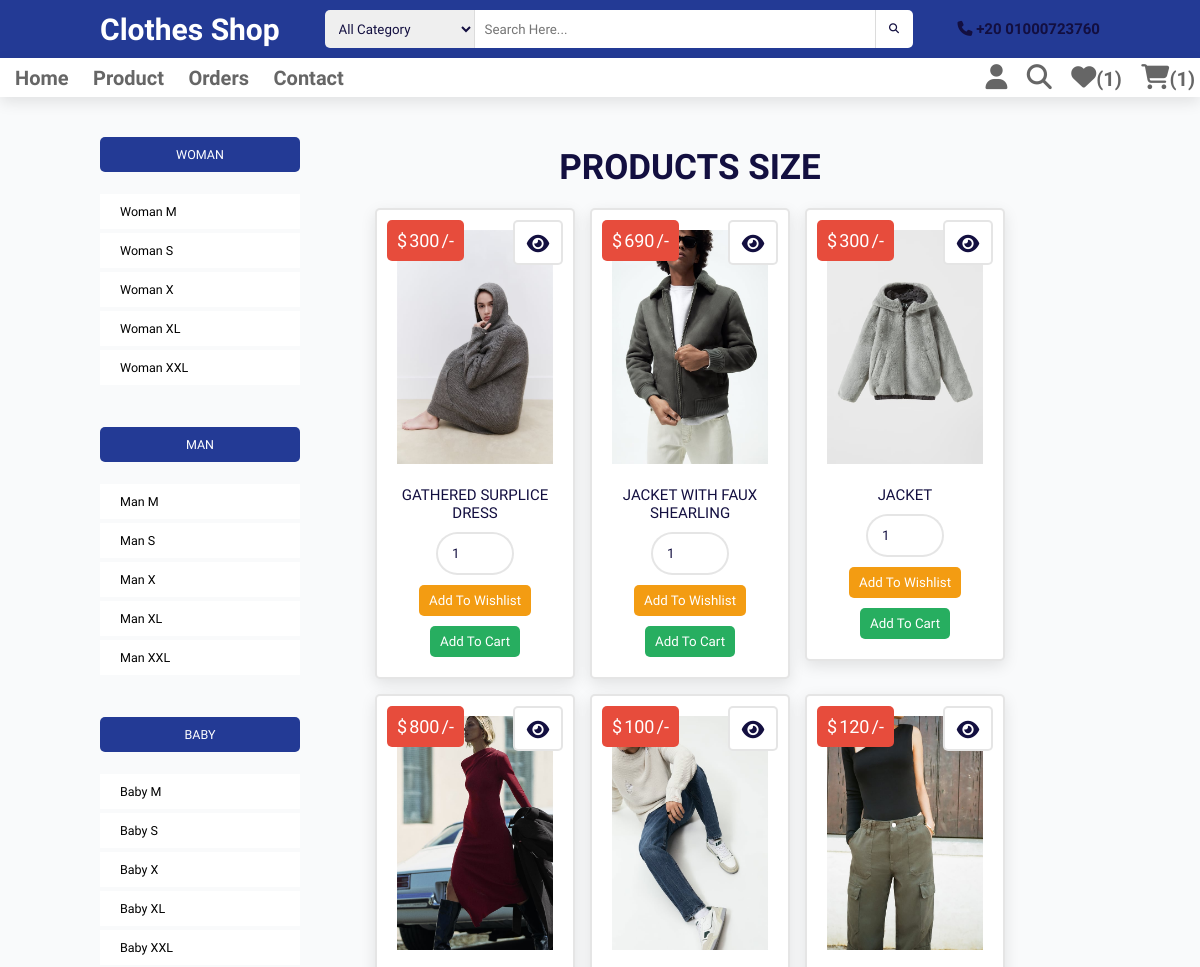
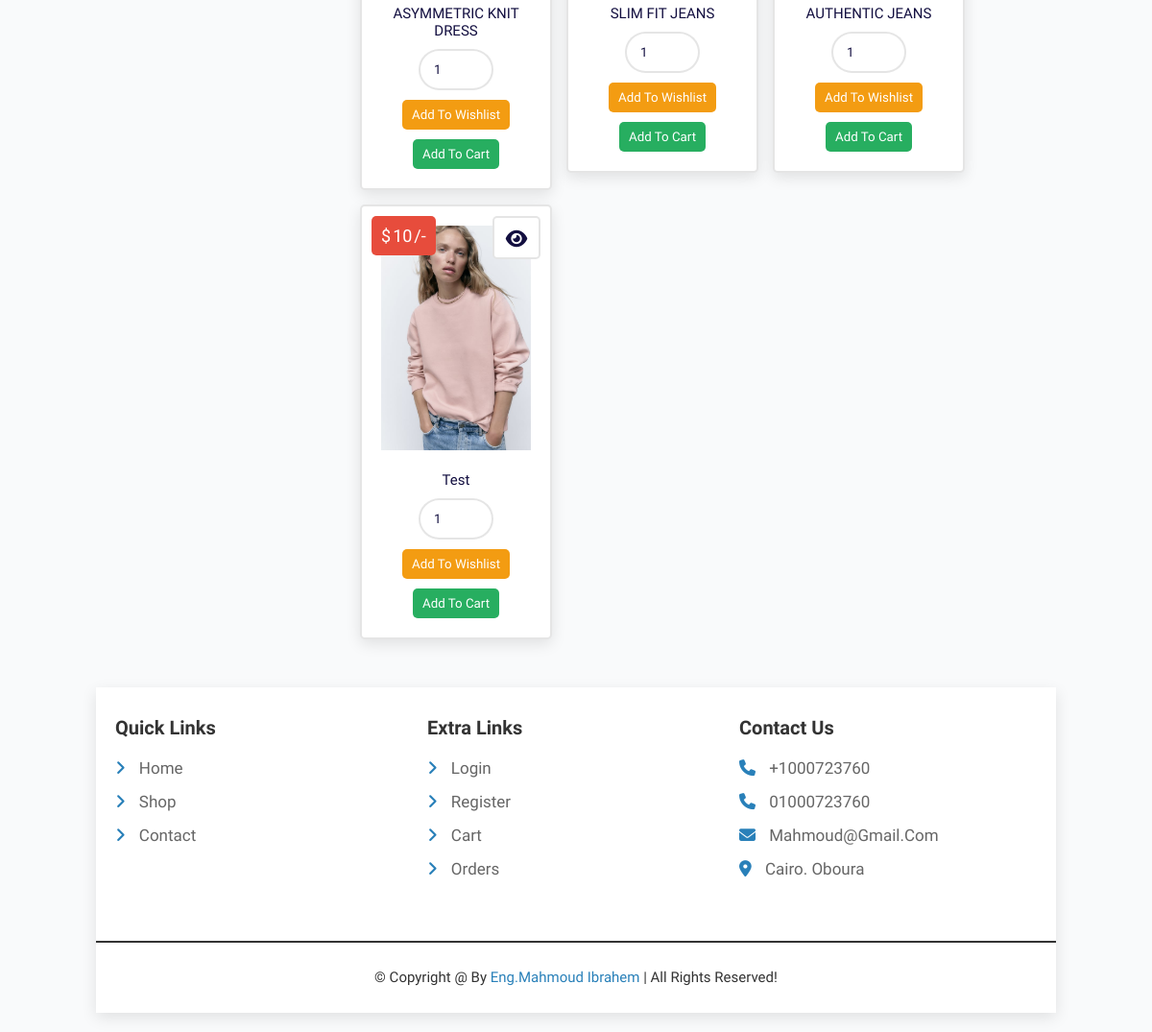
The app's page /size.php?size=m (signed in) with its own data (2 pictures, top to bottom).
### tables this page shows
CREATE TABLE `products` (
  `id` int(100) NOT NULL,
  `name` varchar(100) NOT NULL,
  `category` varchar(20) NOT NULL,
  `size` text NOT NULL,
  `tow` varchar(250) NOT NULL,
  `details` varchar(500) NOT NULL,
  `price` int(100) NOT NULL,
  `image` varchar(100) NOT NULL
);

### size.php (the view, shortened to what this page needs)
<?php
@include 'config.php';
?>
<!DOCTYPE html>
<html lang="en">
<head>
   <link rel="stylesheet" href="https://cdnjs.cloudflare.com/ajax/libs/font-awesome/6.1.1/css/all.min.css">
   <link rel="stylesheet" href="css/style.css">
   <link rel="stylesheet" href="css/index.css">
</head>
<body>
<?php include 'header.php'; ?>
<div class="container">
        <div class="left_contain left">
        <div class="row_size">
                <div class="title">Woman</div>
                <ul>
                    <li>
                    <a href="category.size.php?tow=WM">Woman M</a>
                    </li>
                    <li>
                    <a href="category.size.php?tow=WS">Woman S</a>
                    </li>
                    <li>
                    <a href="category.size.php?tow=WX">Woman X</a>
                    </li>
                    <li>
                    <a href="category.size.php?tow=WXL">Woman XL</a>
                    </li><li>
                    <a href="category.size.php?tow=WXXL">Woman XXL</a>
                    </li>
                </ul>
            </div>
            <div class="row_size">
                <div class="title">
                   Man
                 </div>
                 <ul>
                    <li>
                    <a href="category.size.php?tow=MM">Man M</a>
                    </li>
                    <li>
                    <a href="category.size.php?tow=MS">Man S</a>
                    </li>
                    <li>
                    <a href="category.size.php?tow=MX">Man X</a>
                    </li>
                    <li>
                    <a href="category.size.php?tow=MXL">Man XL</a>
                    </li><li>
                    <a href="category.size.php?tow=MXXL">Man XXL</a>
                    </li>
                </ul>
            </div>
            <div class="row_color">
                <div class="title">
                   BaBy
                </div>
                <ul>
                    <li>
                    <a href="category.size.php?tow=BM">Baby M</a>
                    </li>
                    <li>
                    <a href="category.size.php?tow=BS">Baby S</a>
                    </li>
                    <li>
                    <a href="category.size.php?tow=BX">Baby X</a>
                    </li>
                    <li>
                    <a href="category.size.php?tow=BXL">Baby XL</a>
                    </li><li>
                    <a href="category.size.php?tow=BXXL">Baby XXL</a>
                    </li>
                </ul>
            </div>
        </div>
<section class="products">
   <h1 class="title">products size</h1>
   <div class="box-container">
   <?php
      $size_name = $_GET['size'];
      $select_products = $conn->prepare("SELECT * FROM `products` WHERE size = ?");
      $select_products->execute([$size_name]);
      if($select_products->rowCount() > 0){
         while($fetch_products = $select_products->fetch(PDO::FETCH_ASSOC)){
   ?>
   <form action="" class="box" method="POST">
      <div class="price">$<span><?= $fetch_products['price']; ?></span>/-</div>
      <a href="view_page.php?pid=<?= $fetch_products['id']; ?>" class="fas fa-eye"></a>
      <img src="uploaded_img/<?= $fetch_products['image']; ?>" alt="">
      <div class="name"><?= $fetch_products['name']; ?></div>
      <input type="number" min="1" value="1" name="p_qty" class="qty">
      <input type="submit" value="add to wishlist" class="option-btn" name="add_to_wishlist">
      <input type="submit" value="add to cart" class="btn" name="add_to_cart">
   </form>
   <?php
         }
      }else{
         echo '<p class="empty">no products available!</p>';
      }
   ?>
   </div>
</section>
<?php include 'footer.php'; ?>
</body>
</html>

### css/style.css (style rules this page uses)
.products .box-container { display: grid; grid-template-columns: repeat(auto-fit, 20rem); gap:1.5rem; justify-content: center; align-items: flex-start; }
.products .box-container .box { padding:2rem; text-align: center; border:var(--border); background-color: var(--white); box-shadow: var(--box-shadow); border-radius: .5rem; position: relative; }
.products .box-container .box .price { position: absolute; top:1rem; left:1rem; padding:1rem; border-radius: .5rem; background-color: var(--red); font-size: 1.8rem; color:var(--white); }
.products .box-container .box .price span { color:var(--white); margin:0 .2rem; }
.products .box-container .box .fa-eye { position: absolute; top:1rem; right:1rem; border-radius: .5rem; height: 4.5rem; line-height: 4.3rem; width: 5rem; border:var(--border); color:var(--black); font-size: 2rem; background-color: var(--white); }
.products .box-container .box img { width: 100%; margin-bottom: 1rem; }
.products .box-container .box .name { font-size: 1.5rem; color:var(--black); padding:1rem 0; }
.products .box-container .box .qty { border-radius: 5rem; padding:1.2rem 1.4rem; color:var(--black); border:var(--border); width: 50%; }

### css/index.css (style rules this page uses)
:root { --blue: #233a95; --black:#130f40; --light-color:#666; --box-shadow:0 .5rem 1.5rem rgba(0,0,0,.1); --border:.2rem solid rgba(0,0,0,.1); --outline:.1rem solid rgba(0,0,0,.1); --outline-hover:.2rem solid var(--black); }
:root { --header-height: 3.5rem; --first-color: hsl(36, 72%, 48%); --first-color-alt: hsl(36, 72%, 44%); --black-color:hsl(206, 12%, 12%); --card-color: hsl(0, 0%, 90%); --title-color: hsl(206, 12%, 12%); --text-color: hsl(206, 4%, 42%); --text-color-light: hsl(206, 4%, 75%); --body-color: hsl(206, 4%, 97%); --container-color: #fff; --body-font: 'Battambang', cursive; --biggest-font-size: 2.25rem; --h1-font-size: 1.5rem; --h2-font-size: 1.25rem; --h3-font-size: 1rem; --normal-font-size: .938rem; --small-font-size: .813rem; --smaller-font-size: .75rem; --font-bold: 700; --z-tooltip: 10; --z-fixed: 100; }
body { background-color: rgb(249 250 251); position: relative; }
* { font-family: 'Battambang', cursive; margin:0; padding:0; box-sizing: border-box; outline: none; border:none; text-decoration: none; text-transform: capitalize; transition: all .3s linear; list-style-type: none; }
html { font-size: 62.5%; overflow-x: hidden; scroll-behavior: smooth; scroll-padding-top: 7rem; }
.container { width: 100%; float: left; padding: 0 10rem; column-gap: 2rem; }
.left_contain { width: 20%; float: left; }
.left_contain .row_size { width: 100%; float: left; margin: 2rem 0; }
.left_contain .row_size .title { width: 100%; background-color: var(--blue); color: #fff; float: left; font-size: var(--h2-font-size); padding: 1rem 2rem; border-radius: .5rem; }
.left_contain .row_size ul { width: 100%; float: left; }
.left_contain .row_size ul li { width: 100%; float: left; margin: .2rem 0; cursor: pointer; }
.left_contain .row_size ul li a { display: block; padding: 1rem 2rem; transition: all 0.4s ease; color: black; font-size: var(--h2-font-size); background-color: #fff; }
.left_contain .row_color { width: 100%; float: left; margin: 2rem 0; }
.left_contain .row_color .title { width: 100%; background-color: var(--blue); color: #fff; float: left; font-size: var(--h2-font-size); padding: 1rem 2rem; border-radius: .5rem; }
.left_contain .row_color ul { width: 100%; float: left; }
.left_contain .row_color ul li { width: 100%; float: left; margin: .2rem 0; cursor: pointer; }
.left_contain .row_color ul li a { display: block; padding: 1rem 2rem; transition: all 0.4s ease; color: black; font-size: var(--h2-font-size); background-color: #fff; }
@media (min-width: 1200px) { .container { padding: 2rem 10rem; } }

### records on screen
products: price "300", image (picture), name "GATHERED SURPLICE DRESS"
products: price "690", image (picture), name "JACKET WITH FAUX SHEARLING"
products: price "300", image (picture), name "JACKET"
products: price "800", image (picture), name "ASYMMETRIC KNIT DRESS"
products: price "100", image (picture), name "SLIM FIT JEANS"
products: price "120", image (picture), name "AUTHENTIC JEANS"
products: price "10", image (picture), name "Test"

### other values on screen
$count_wishlist_items->rowCount() "1"
$count_cart_items->rowCount() "1"
